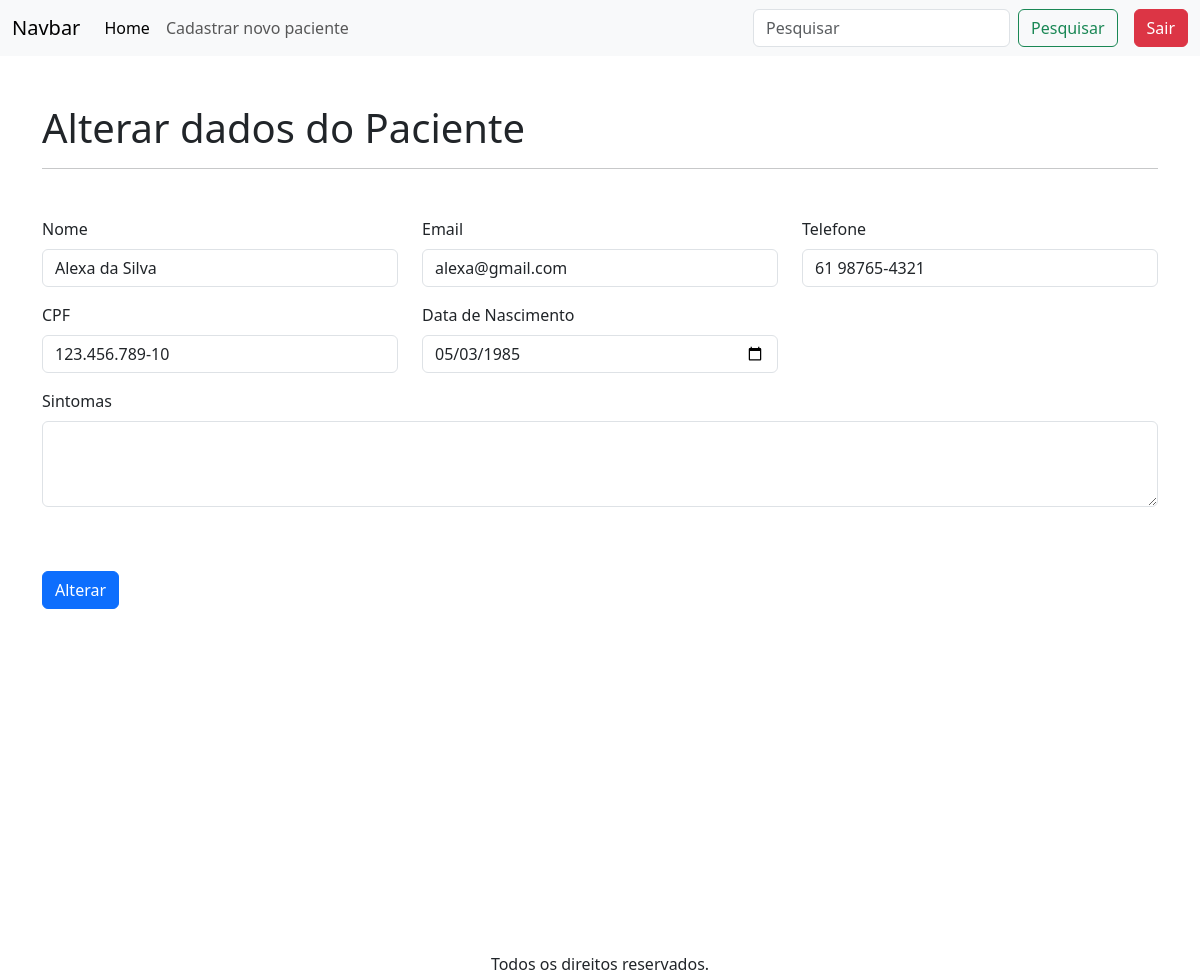
The app's page /alterarPaciente/1 (signed in) with its own data.
### apps/crud/models.py (models this page shows, shortened)
class Paciente(models.Model):
    codigo_paciente = models.AutoField(primary_key=True)
    nome = models.CharField(max_length=150, null=False, blank=False)
    cpf = models.CharField(max_length=14, unique=True, null=False, blank=False)
    email = models.EmailField(unique=True, null=False, blank=False)
    telefone = models.CharField(max_length=15, null=False, blank=False)
    data_nascimento = models.DateField(null=False, blank=False)
    sintomas = models.TextField(null=True, blank=True)

### apps/crud/views.py (the view)
# urls.py: path('alterarPaciente/<int:codigo_paciente>', views.alterar_paciente, name='alterar_paciente'),
@login_required
def alterar_paciente(request,codigo_paciente):
    paciente = get_object_or_404(Paciente, codigo_paciente=codigo_paciente)
    if request.method == 'POST':
        form = PacienteForm(request.POST, instance=paciente)
        if form.is_valid():
            form.save()
            return redirect('index')
    else:
        form = PacienteForm(instance=paciente)
    return render(request, "alterar_dados.html", {'form': form, 'paciente': paciente})

### apps/crud/templates/alterar_dados.html (shortened to what this page needs)
{% extends 'base-crud.html' %}
{% load static %}
{% block content %}
<h1 class="mt-5">
    Alterar dados do Paciente
</h1>
<hr>
<form action="{% url 'alterar_paciente' paciente.codigo_paciente %}" method="POST">
    {% include 'includes/form.html' %}
    <div class="d-flex justify-content-start mt-5 mb-5">
        <button type="submit" class="btn btn-primary">Alterar</button>
    </div>
</form>
{% endblock %}

### apps/crud/templates/includes/form.html (shortened to what this page needs)
<div class="row mt-5">
        <div class="col-12 col-lg-4 mb-3">
        <label for="{{ form.nome.id_for_label }}"
        class="form-label">Nome</label>
        {{ form.nome}}
    </div>
    <div class="col-12 col-md-6 col-lg-4 mb-3">
        <label for="{{ form.email.id_for_label }}"
        class="form-label">Email</label>
        {{ form.email}}
    </div>
    <div class="col-12 col-lg-4 mb-3">
        <label for="{{ form.telefone.id_for_label }}"
        class="form-label">Telefone</label>
        {{ form.telefone}}
    </div>
    <div class="col-12 col-md-6 col-lg-4 mb-3">
        <label for="{{ form.cpf.id_for_label }}"
        class="form-label">CPF</label>
        {{ form.cpf}}
    </div>
    <div class="col-12 col-md-6 col-lg-4 mb-3">
        <label for="{{ form.data_nascimento.id_for_label }}"
        class="form-label">Data de Nascimento</label>
        {{ form.data_nascimento}}
    </div>
    <div class="col-12 col-12 mb-3">
        <label for="{{ form.sintomas.id_for_label }}"
        class="form-label">Sintomas</label>
        {{ form.sintomas}}
    </div>

### records on screen
Paciente: nome "Alexa da Silva", email "alexa@gmail.com", telefone "61 98765-4321", cpf "123.456.789-10", data_nascimento "05/03/1985"
